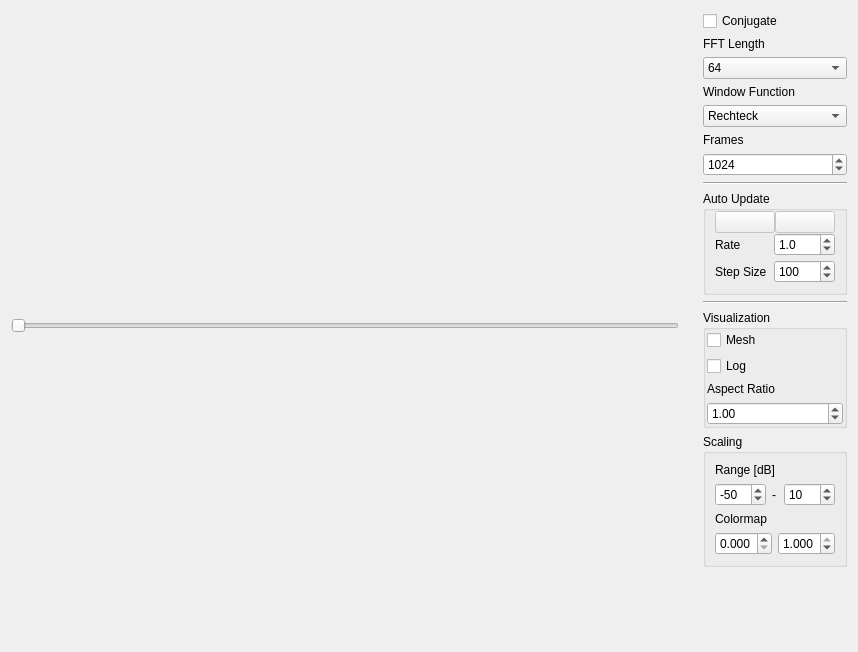
<?xml version="1.0" encoding="UTF-8"?>
<ui version="4.0">
 <class>SCD</class>
 <widget class="QWidget" name="SCD">
  <property name="geometry">
   <rect>
    <x>0</x>
    <y>0</y>
    <width>858</width>
    <height>652</height>
   </rect>
  </property>
  <property name="windowTitle">
   <string>Form</string>
  </property>
  <layout class="QHBoxLayout" name="horizontalLayout">
   <item>
    <layout class="QVBoxLayout" name="verticalLayout">
     <property name="topMargin">
      <number>0</number>
     </property>
     <property name="rightMargin">
      <number>18</number>
     </property>
     <item>
      <widget class="QSlider" name="slider_toff">
       <property name="enabled">
        <bool>false</bool>
       </property>
       <property name="orientation">
        <enum>Qt::Horizontal</enum>
       </property>
      </widget>
     </item>
    </layout>
   </item>
   <item>
    <layout class="QVBoxLayout" name="verticalLayout_2">
     <property name="sizeConstraint">
      <enum>QLayout::SetDefaultConstraint</enum>
     </property>
     <property name="leftMargin">
      <number>0</number>
     </property>
     <property name="topMargin">
      <number>0</number>
     </property>
     <property name="rightMargin">
      <number>0</number>
     </property>
     <item>
      <widget class="QCheckBox" name="scd_conj">
       <property name="text">
        <string>Conjugate</string>
       </property>
      </widget>
     </item>
     <item>
      <widget class="QLabel" name="label_3">
       <property name="text">
        <string>FFT Length</string>
       </property>
      </widget>
     </item>
     <item>
      <widget class="QComboBox" name="scd_fftlen">
       <item>
        <property name="text">
         <string>64</string>
        </property>
       </item>
       <item>
        <property name="text">
         <string>128</string>
        </property>
       </item>
       <item>
        <property name="text">
         <string>256</string>
        </property>
       </item>
       <item>
        <property name="text">
         <string>512</string>
        </property>
       </item>
       <item>
        <property name="text">
         <string>1024</string>
        </property>
       </item>
      </widget>
     </item>
     <item>
      <widget class="QLabel" name="label_6">
       <property name="text">
        <string>Window Function</string>
       </property>
      </widget>
     </item>
     <item>
      <widget class="QComboBox" name="scd_window_function">
       <item>
        <property name="text">
         <string>Rechteck</string>
        </property>
       </item>
       <item>
        <property name="text">
         <string>Hamming</string>
        </property>
       </item>
       <item>
        <property name="text">
         <string>Blackman</string>
        </property>
       </item>
       <item>
        <property name="text">
         <string>Blackman-Harris</string>
        </property>
       </item>
      </widget>
     </item>
     <item>
      <widget class="QLabel" name="label_4">
       <property name="text">
        <string>Frames</string>
       </property>
      </widget>
     </item>
     <item>
      <widget class="QSpinBox" name="scd_P">
       <property name="maximum">
        <number>65536</number>
       </property>
       <property name="singleStep">
        <number>128</number>
       </property>
       <property name="value">
        <number>1024</number>
       </property>
      </widget>
     </item>
     <item>
      <widget class="Line" name="line_2">
       <property name="orientation">
        <enum>Qt::Horizontal</enum>
       </property>
      </widget>
     </item>
     <item>
      <widget class="QGroupBox" name="verticalGroupBox">
       <property name="title">
        <string>Auto Update</string>
       </property>
       <layout class="QVBoxLayout" name="verticalLayout_5">
        <property name="spacing">
         <number>0</number>
        </property>
        <property name="topMargin">
         <number>0</number>
        </property>
        <item>
         <layout class="QHBoxLayout" name="horizontalLayout_4">
          <property name="topMargin">
           <number>0</number>
          </property>
          <item>
           <widget class="QPushButton" name="b_stopPlot">
            <property name="enabled">
             <bool>false</bool>
            </property>
            <property name="text">
             <string/>
            </property>
            <property name="icon">
             <iconset theme="media-playback-pause"/>
            </property>
           </widget>
          </item>
          <item>
           <widget class="QPushButton" name="b_startPlot">
            <property name="enabled">
             <bool>false</bool>
            </property>
            <property name="text">
             <string/>
            </property>
            <property name="icon">
             <iconset theme="media-playback-start">
              <normaloff>../../SCD_QT</normaloff>../../SCD_QT</iconset>
            </property>
           </widget>
          </item>
         </layout>
        </item>
        <item>
         <layout class="QGridLayout" name="gridLayout_2">
          <property name="leftMargin">
           <number>0</number>
          </property>
          <property name="topMargin">
           <number>0</number>
          </property>
          <property name="verticalSpacing">
           <number>4</number>
          </property>
          <item row="1" column="1">
           <widget class="QSpinBox" name="sb_step_size">
            <property name="maximum">
             <number>10000</number>
            </property>
            <property name="singleStep">
             <number>100</number>
            </property>
            <property name="value">
             <number>100</number>
            </property>
           </widget>
          </item>
          <item row="1" column="0">
           <widget class="QLabel" name="label">
            <property name="text">
             <string>Step Size</string>
            </property>
           </widget>
          </item>
          <item row="0" column="1">
           <widget class="QDoubleSpinBox" name="refreshRate">
            <property name="enabled">
             <bool>true</bool>
            </property>
            <property name="decimals">
             <number>1</number>
            </property>
            <property name="minimum">
             <double>0.100000000000000</double>
            </property>
            <property name="maximum">
             <double>60.000000000000000</double>
            </property>
            <property name="value">
             <double>1.000000000000000</double>
            </property>
           </widget>
          </item>
          <item row="0" column="0">
           <widget class="QLabel" name="label_5">
            <property name="text">
             <string>Rate</string>
            </property>
           </widget>
          </item>
         </layout>
        </item>
       </layout>
      </widget>
     </item>
     <item>
      <widget class="Line" name="line_3">
       <property name="orientation">
        <enum>Qt::Horizontal</enum>
       </property>
      </widget>
     </item>
     <item>
      <widget class="QGroupBox" name="gB_Visualization">
       <property name="enabled">
        <bool>true</bool>
       </property>
       <property name="title">
        <string>Visualization</string>
       </property>
       <layout class="QVBoxLayout" name="verticalLayout_4">
        <property name="leftMargin">
         <number>1</number>
        </property>
        <property name="topMargin">
         <number>0</number>
        </property>
        <property name="rightMargin">
         <number>1</number>
        </property>
        <property name="bottomMargin">
         <number>0</number>
        </property>
        <item>
         <widget class="QCheckBox" name="scd_mesh">
          <property name="text">
           <string>Mesh</string>
          </property>
         </widget>
        </item>
        <item>
         <widget class="QCheckBox" name="scd_logarithmic">
          <property name="text">
           <string>Log</string>
          </property>
         </widget>
        </item>
        <item>
         <widget class="QLabel" name="label_7">
          <property name="text">
           <string>Aspect Ratio</string>
          </property>
         </widget>
        </item>
        <item>
         <widget class="QDoubleSpinBox" name="scd_aspect_ratio">
          <property name="maximum">
           <double>10.000000000000000</double>
          </property>
          <property name="singleStep">
           <double>0.100000000000000</double>
          </property>
          <property name="value">
           <double>1.000000000000000</double>
          </property>
         </widget>
        </item>
       </layout>
      </widget>
     </item>
     <item>
      <widget class="QGroupBox" name="groupBox">
       <property name="title">
        <string>Scaling</string>
       </property>
       <layout class="QVBoxLayout" name="verticalLayout_6">
        <item>
         <widget class="QLabel" name="label_11">
          <property name="text">
           <string>Range [dB]</string>
          </property>
         </widget>
        </item>
        <item>
         <layout class="QHBoxLayout" name="horizontalLayout_6">
          <property name="topMargin">
           <number>0</number>
          </property>
          <item>
           <widget class="QSpinBox" name="min_db_3">
            <property name="minimum">
             <number>-500</number>
            </property>
            <property name="maximum">
             <number>100</number>
            </property>
            <property name="singleStep">
             <number>1</number>
            </property>
            <property name="value">
             <number>-50</number>
            </property>
           </widget>
          </item>
          <item>
           <widget class="QLabel" name="label_12">
            <property name="text">
             <string>-</string>
            </property>
           </widget>
          </item>
          <item>
           <widget class="QSpinBox" name="max_db_3">
            <property name="minimum">
             <number>-100</number>
            </property>
            <property name="maximum">
             <number>500</number>
            </property>
            <property name="singleStep">
             <number>1</number>
            </property>
            <property name="value">
             <number>10</number>
            </property>
            <property name="displayIntegerBase">
             <number>10</number>
            </property>
           </widget>
          </item>
         </layout>
        </item>
        <item>
         <widget class="QLabel" name="label_13">
          <property name="text">
           <string>Colormap</string>
          </property>
         </widget>
        </item>
        <item>
         <layout class="QHBoxLayout" name="horizontalLayout_7">
          <property name="topMargin">
           <number>0</number>
          </property>
          <item>
           <widget class="QDoubleSpinBox" name="cs_min">
            <property name="decimals">
             <number>3</number>
            </property>
            <property name="maximum">
             <double>1.000000000000000</double>
            </property>
            <property name="singleStep">
             <double>0.001000000000000</double>
            </property>
            <property name="value">
             <double>0.000000000000000</double>
            </property>
           </widget>
          </item>
          <item>
           <widget class="QDoubleSpinBox" name="cs_max">
            <property name="decimals">
             <number>3</number>
            </property>
            <property name="maximum">
             <double>1.000000000000000</double>
            </property>
            <property name="singleStep">
             <double>0.001000000000000</double>
            </property>
            <property name="value">
             <double>1.000000000000000</double>
            </property>
           </widget>
          </item>
         </layout>
        </item>
       </layout>
      </widget>
     </item>
     <item>
      <spacer name="verticalSpacer">
       <property name="orientation">
        <enum>Qt::Vertical</enum>
       </property>
       <property name="sizeHint" stdset="0">
        <size>
         <width>13</width>
         <height>13</height>
        </size>
       </property>
      </spacer>
     </item>
    </layout>
   </item>
  </layout>
 </widget>
 <resources/>
 <connections/>
</ui>
